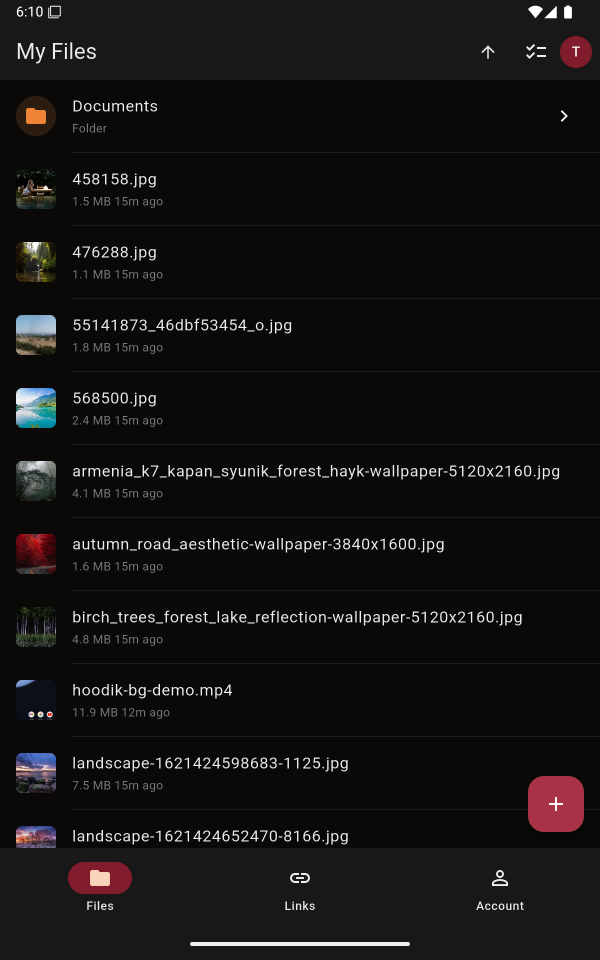
#> input picture release/screenshots/sources/android-tablet/01_files.png, 1200 x 1920 px, found by its file name (shown at 1/2 size)
$ python generate.py sources/android-tablet/01_files.png
#> lines starting #> are read from the running program, lines starting #| are printed output that depends on the picture; after the words box and inside, x2 and y2 are one past the last pixel; in counts of white or black regions, pixels touching at a corner belong together
#!/usr/bin/env python3
"""
Generate App Store / Play Store-ready screenshots with device frames.

iPhone:          Uses pre-made iPhone 15 Pro mockup frames (sources/iphone-framed/)
iPad:            Draws a clean iPad frame programmatically from raw screenshots
Android phone:   Draws a Pixel-style frame (canvas matches source dimensions)
Android tablet:  Draws a Pixel-style frame for 7" (1200x1920) and 10" (1600x2560)
Feature graphic: 1024x500 banner for Google Play

Output dimensions:
  - iPhone:          1284x2778 (6.5" display requirement)
  - iPad:            2048x2732 (13" display requirement)
  - macOS:           2880x1800
  - Android phone:   matches source (e.g. 1080x2400 for 9:20 screens)
  - Android 7" tab:  1200x1920
  - Android 10" tab: 1600x2560
  - Feature graphic:  1024x500

Usage:
    cd release/screenshots/
    python3 generate.py

    # Or from project root:
    python3 release/screenshots/generate.py

Prerequisites:
    pip3 install Pillow
"""

import os
import sys
from pathlib import Path
from PIL import Image, ImageDraw, ImageFont

# ---------------------------------------------------------------------------
# Paths — all relative to this script's location
# ---------------------------------------------------------------------------

SCRIPT_DIR = Path(__file__).resolve().parent
SOURCES_DIR = SCRIPT_DIR / "sources"
OUTPUT_DIR = SCRIPT_DIR / "output"
OUTPUT_DIR.mkdir(exist_ok=True)

# The app ships both appearances, so the sources do too. Captures live in
# sources/<device>/<theme>/ and the theme lands in the output name, which is
# what lets a store listing pick per slot instead of committing the whole set
# to one appearance. Without --theme the flat sources/<device>/ layout is read
# and the output keeps its original name, so an un-themed capture set still
# works exactly as it did.
THEMES = ("light", "dark")
THEME = None
for _arg in sys.argv[1:]:
    if _arg.startswith("--theme="):
        THEME = _arg.split("=", 1)[1]
    elif _arg in THEMES:
        THEME = _arg
if THEME is not None and THEME not in THEMES:
    sys.exit(f"unknown theme {THEME!r} — expected one of {', '.join(THEMES)}")


def src_dir(base: Path) -> Path:
    """Where a device's captures live for the theme being generated."""
    return base / THEME if THEME else base


def out_name_for(device: str, filename: str) -> str:
    """Output filename, carrying the theme when one was asked for."""
#> in generate_iphone, raw is the input picture: PIL image 1200x1920 RGBA; mean R, G, B, A 20.5, 18.6, 18.1, 255
    return f"{device}_{THEME}_{filename}" if THEME else f"{device}_{filename}"

IPHONE_RAW_DIR = SOURCES_DIR / "iphone"
IPHONE_FRAMED_DIR = SOURCES_DIR / "iphone-framed"
IPAD_RAW_DIR = SOURCES_DIR / "ipad"
ANDROID_RAW_DIR = SOURCES_DIR / "android"
ANDROID_TABLET_DIR = SOURCES_DIR / "android-tablet"
MACOS_RAW_DIR = SOURCES_DIR / "macos"

# ---------------------------------------------------------------------------
# Hoodik brand colors
# ---------------------------------------------------------------------------

BG_TOP = (30, 24, 22)
BG_BOTTOM = (18, 14, 13)
TEXT_WHITE = (240, 235, 230)
TEXT_DIM = (160, 148, 140)

# ---------------------------------------------------------------------------
# Screenshot definitions
#
# To update: replace source PNGs in sources/, keep the same filenames,
# and re-run this script.
# ---------------------------------------------------------------------------

IPHONE_SCREENSHOTS = [
    {
        "file": "01_files.png",
        "headline": "Your Files, Fully Encrypted",
        "subtitle": "Browse folders and thumbnails with\nend-to-end encryption on every file.",
    },
    {
        "file": "02_transfers.png",
        "headline": "Lightning-Fast Transfers",
        "subtitle": "Upload and download large files with\nreal-time speed and progress tracking.",
    },
    {
        "file": "03_preview.png",
        "headline": "Preview Without Compromise",
        "subtitle": "View images, videos, and documents\ndecrypted locally on your device.",
    },
    {
        "file": "04_actions.png",
        "headline": "Everything at Your Fingertips",
        "subtitle": "Preview, export, rename, share, and manage\nfiles with a single tap.",
    },
    {
        "file": "05_details.png",
        "headline": "Encryption You Can Verify",
        "subtitle": "See the cipher, hashes, and metadata\nfor every encrypted file.",
    },
    {
        "file": "06_sharing.png",
        "headline": "Share Securely with Anyone",
        "subtitle": "Create encrypted public links\nthat protect your file keys.",
    },
    {
        "file": "07_pin.png",
        "headline": "Protected by PIN & Biometrics",
        "subtitle": "Lock your vault with a PIN, Face ID,\nor fingerprint for quick secure access.",
    },
    {
        "file": "08_server.png",
        "headline": "Self-Hosted & Multi-Server",
        "subtitle": "Connect to your own Hoodik servers.\nYour data never touches third parties.",
    },
]

IPAD_SCREENSHOTS = [
    {
        "file": "01_files.png",
        "headline": "Your Files, Fully Encrypted",
        "subtitle": "Browse folders and thumbnails with\nend-to-end encryption on every file.",
    },
    {
        "file": "02_transfers.png",
        "headline": "Lightning-Fast Transfers",
        "subtitle": "Upload and download large files with\nreal-time speed and progress tracking.",
    },
    {
        "file": "03_preview.png",
        "headline": "Preview Without Compromise",
        "subtitle": "View images, videos, and documents\ndecrypted locally on your device.",
    },
    {
        "file": "04_actions.png",
        "headline": "Everything at Your Fingertips",
        "subtitle": "Preview, export, rename, share, and manage\nfiles with a single tap.",
    },
    {
        "file": "05_details.png",
        "headline": "Encryption You Can Verify",
        "subtitle": "See the cipher, hashes, and metadata\nfor every encrypted file.",
    },
    {
        "file": "06_sharing.png",
        "headline": "Share Securely with Anyone",
        "subtitle": "Create encrypted public links\nthat protect your file keys.",
    },
    {
        "file": "07_pin.png",
        "headline": "Protected by PIN & Biometrics",
        "subtitle": "Lock your vault with a PIN, Face ID,\nor fingerprint for quick secure access.",
    },
    {
        "file": "08_server.png",
        "headline": "Self-Hosted & Multi-Server",
        "subtitle": "Connect to your own Hoodik servers.\nYour data never touches third parties.",
    },
]

ANDROID_SCREENSHOTS = [
    {
        "file": "01_files.png",
        "headline": "Your Files, Fully Encrypted",
        "subtitle": "Browse folders and thumbnails with\nend-to-end encryption on every file.",
    },
    {
        "file": "02_transfers.png",
        "headline": "Lightning-Fast Transfers",
        "subtitle": "Upload and download large files with\nreal-time speed and progress tracking.",
    },
    {
        "file": "03_preview.png",
        "headline": "Preview Without Compromise",
        "subtitle": "View images, videos, and documents\ndecrypted locally on your device.",
    },
    {
        "file": "04_actions.png",
        "headline": "Everything at Your Fingertips",
        "subtitle": "Preview, export, rename, share, and manage\nfiles with a single tap.",
    },
    {
        "file": "05_details.png",
        "headline": "Encryption You Can Verify",
        "subtitle": "See the cipher, hashes, and metadata\nfor every encrypted file.",
    },
    {
        "file": "06_sharing.png",
        "headline": "Share Securely with Anyone",
        "subtitle": "Create encrypted public links\nthat protect your file keys.",
    },
    {
        "file": "07_pin.png",
        "headline": "Protected by PIN & Biometrics",
        "subtitle": "Lock your vault with a PIN, Face ID,\nor fingerprint for quick secure access.",
    },
    {
        "file": "08_server.png",
        "headline": "Self-Hosted & Multi-Server",
        "subtitle": "Connect to your own Hoodik servers.\nYour data never touches third parties.",
    },
]

ANDROID_TABLET_SCREENSHOTS = [
    {
        "file": "01_files.png",
        "headline": "Your Files, Fully Encrypted",
        "subtitle": "Browse folders and thumbnails with\nend-to-end encryption on every file.",
    },
    {
        "file": "02_transfers.png",
        "headline": "Lightning-Fast Transfers",
        "subtitle": "Upload and download large files with\nreal-time speed and progress tracking.",
    },
    {
        "file": "03_preview.png",
        "headline": "Preview Without Compromise",
        "subtitle": "View images, videos, and documents\ndecrypted locally on your device.",
    },
    {
        "file": "04_actions.png",
        "headline": "Everything at Your Fingertips",
        "subtitle": "Preview, export, rename, share, and manage\nfiles with a single tap.",
    },
    {
        "file": "05_details.png",
        "headline": "Encryption You Can Verify",
        "subtitle": "See the cipher, hashes, and metadata\nfor every encrypted file.",
    },
    {
        "file": "06_sharing.png",
        "headline": "Share Securely with Anyone",
        "subtitle": "Create encrypted public links\nthat protect your file keys.",
    },
    {
        "file": "07_pin.png",
        "headline": "Protected by PIN & Biometrics",
        "subtitle": "Lock your vault with a PIN, Face ID,\nor fingerprint for quick secure access.",
    },
    {
        "file": "08_server.png",
        "headline": "Self-Hosted & Multi-Server",
        "subtitle": "Connect to your own Hoodik servers.\nYour data never touches third parties.",
    },
]

MACOS_SCREENSHOTS = [
    {
        "file": "01_files.png",
        "headline": "Your Files, Fully Encrypted",
        "subtitle": "Browse folders and thumbnails with\nend-to-end encryption on every file.",
    },
    {
        "file": "02_transfers.png",
        "headline": "Lightning-Fast Transfers",
        "subtitle": "Upload and download large files with\nreal-time speed and progress tracking.",
    },
    {
        "file": "03_preview.png",
        "headline": "Preview Without Compromise",
        "subtitle": "View images, videos, and documents\ndecrypted locally on your device.",
    },
    {
        "file": "04_actions.png",
        "headline": "Everything at Your Fingertips",
        "subtitle": "Preview, export, rename, share, and manage\nfiles with a single tap.",
    },
    {
        "file": "05_details.png",
        "headline": "Encryption You Can Verify",
        "subtitle": "See the cipher, hashes, and metadata\nfor every encrypted file.",
    },
    {
        "file": "06_sharing.png",
        "headline": "Share Securely with Anyone",
        "subtitle": "Create encrypted public links\nthat protect your file keys.",
    },
    {
        "file": "07_pin.png",
        "headline": "Protected by PIN & Biometrics",
        "subtitle": "Lock your vault with a PIN, Touch ID,\nor password for quick secure access.",
    },
    {
        "file": "08_server.png",
        "headline": "Self-Hosted & Multi-Server",
        "subtitle": "Connect to your own Hoodik servers.\nYour data never touches third parties.",
    },
]

# ---------------------------------------------------------------------------
# Helpers
# ---------------------------------------------------------------------------

def make_gradient(w: int, h: int, top: tuple, bottom: tuple) -> Image.Image:
    """Create a vertical linear gradient."""
    img = Image.new("RGB", (w, h))
    pixels = img.load()
    for y in range(h):
        t = y / max(h - 1, 1)
        r = int(top[0] + (bottom[0] - top[0]) * t)
        g = int(top[1] + (bottom[1] - top[1]) * t)
        b = int(top[2] + (bottom[2] - top[2]) * t)
        for x in range(w):
            pixels[x, y] = (r, g, b)
    return img


def load_font(size: int, bold: bool = False) -> ImageFont.FreeTypeFont:
    """Try to load SF Pro or Helvetica Neue, fall back to default."""
    candidates = [
        "/System/Library/Fonts/SFPro.ttf",
        "/System/Library/Fonts/SFNS.ttf",
        "/System/Library/Fonts/HelveticaNeue.ttc",
        "/System/Library/Fonts/Helvetica.ttc",
    ]
    for path in candidates:
        if os.path.exists(path):
            try:
                return ImageFont.truetype(path, size)
            except Exception:
                continue
    return ImageFont.load_default(size=size)


def draw_text_block(draw, canvas_w, y_start, headline, subtitle,
                    font_h, font_s):
    """Draw centered headline + subtitle. Returns y after last line."""
    bbox = draw.textbbox((0, 0), headline, font=font_h)
    hw = bbox[2] - bbox[0]
    hh = bbox[3] - bbox[1]
    draw.text(((canvas_w - hw) // 2, y_start), headline,
              fill=TEXT_WHITE, font=font_h)

    sy = y_start + hh + 24
    for line in subtitle.split("\n"):
        bbox_s = draw.textbbox((0, 0), line, font=font_s)
        sw = bbox_s[2] - bbox_s[0]
        sh = bbox_s[3] - bbox_s[1]
        draw.text(((canvas_w - sw) // 2, sy), line,
                  fill=TEXT_DIM, font=font_s)
        sy += sh + 8

    return sy


def make_ipad_frame(screenshot: Image.Image) -> Image.Image:
    """Draw a minimal iPad frame (space grey, thin bezels) around a screenshot."""
    scr_w, scr_h = screenshot.size

    bezel = int(scr_w * 0.028)
    outer_radius = int(scr_w * 0.045)
    inner_radius = int(scr_w * 0.025)

    frame_w = scr_w + bezel * 2
    frame_h = scr_h + bezel * 2

    body_color = (58, 58, 60)
    edge_color = (75, 75, 77)
    inner_shadow = (30, 30, 32)

    frame = Image.new("RGBA", (frame_w, frame_h), (0, 0, 0, 0))
    d = ImageDraw.Draw(frame)

    # Outer body
    d.rounded_rectangle(
        [(0, 0), (frame_w - 1, frame_h - 1)],
        radius=outer_radius, fill=body_color, outline=edge_color, width=2,
    )

    # Inner shadow
    d.rounded_rectangle(
        [(bezel - 2, bezel - 2),
         (bezel + scr_w + 1, bezel + scr_h + 1)],
        radius=inner_radius + 2, fill=inner_shadow,
    )

    # Screen with rounded corners
    mask = Image.new("L", (scr_w, scr_h), 0)
    ImageDraw.Draw(mask).rounded_rectangle(
        [(0, 0), (scr_w - 1, scr_h - 1)], radius=inner_radius, fill=255,
    )
    screenshot = screenshot.convert("RGBA")
    screenshot.putalpha(mask)
    frame.paste(screenshot, (bezel, bezel), screenshot)

    # Camera dot
    cam_x, cam_y, cam_r = frame_w // 2, bezel // 2, max(4, bezel // 5)
    d.ellipse(
        [(cam_x - cam_r, cam_y - cam_r), (cam_x + cam_r, cam_y + cam_r)],
        fill=(40, 40, 42), outline=(70, 70, 72),
    )

    return frame


def make_iphone_frame(screenshot: Image.Image) -> Image.Image:
    """Draw a minimal iPhone-style frame around a screenshot."""
    scr_w, scr_h = screenshot.size

    bezel = int(scr_w * 0.025)
    outer_radius = int(scr_w * 0.065)
    inner_radius = int(scr_w * 0.050)

    frame_w = scr_w + bezel * 2
    frame_h = scr_h + bezel * 2

    body_color = (28, 28, 30)
    edge_color = (58, 58, 60)
    inner_shadow = (20, 20, 22)

    frame = Image.new("RGBA", (frame_w, frame_h), (0, 0, 0, 0))
#> frame: PIL image 1260x1980 RGBA; every value is 0
    d = ImageDraw.Draw(frame)

    # Outer body
    d.rounded_rectangle(
        [(0, 0), (frame_w - 1, frame_h - 1)],
        radius=outer_radius, fill=body_color, outline=edge_color, width=2,
    )

    # Inner shadow
    d.rounded_rectangle(
        [(bezel - 2, bezel - 2),
         (bezel + scr_w + 1, bezel + scr_h + 1)],
        radius=inner_radius + 2, fill=inner_shadow,
    )

    # Screen with rounded corners
    mask = Image.new("L", (scr_w, scr_h), 0)
#> mask: PIL image 1200x1920 L; every value is 0
    ImageDraw.Draw(mask).rounded_rectangle(
        [(0, 0), (scr_w - 1, scr_h - 1)], radius=inner_radius, fill=255,
    )
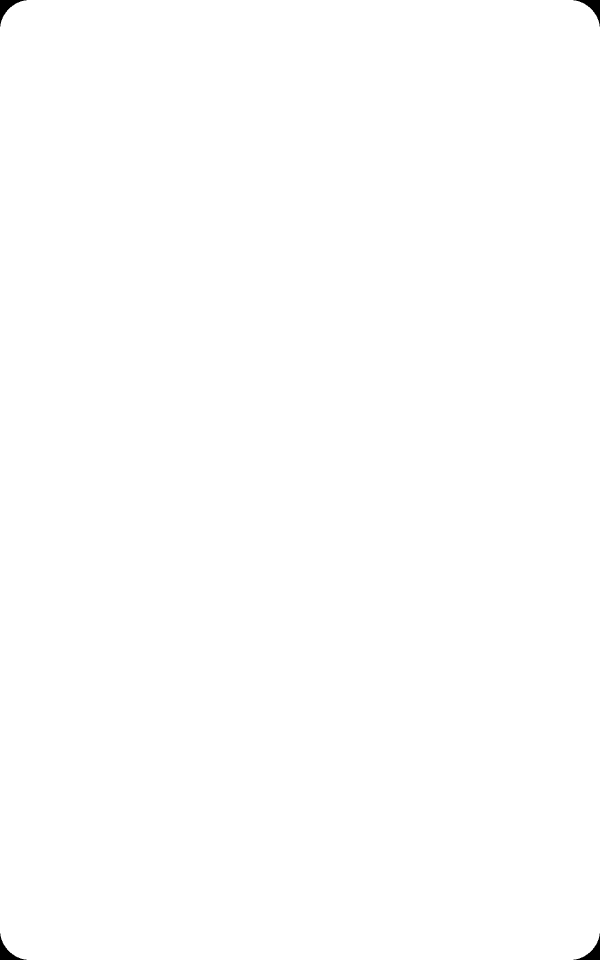
#> mask: PIL image 1200x1920 L (shown at 1/2 size); 99.9% white; 4 black regions, box (x1, y1, x2, y2) and area: (0, 0, 53, 53) 786, (1147, 0, 1200, 53) 786, (0, 1867, 53, 1920) 786, (1147, 1867, 1200, 1920) 786
    screenshot = screenshot.convert("RGBA")
    screenshot.putalpha(mask)
    frame.paste(screenshot, (bezel, bezel), screenshot)
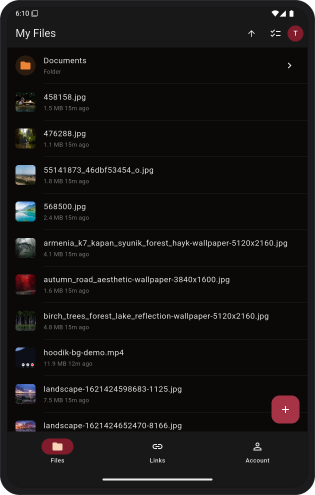
#> frame: PIL image 1260x1980 RGBA (shown at 1/4 size); mean R, G, B, A 21.1, 19.4, 19, 254.5; transparent parts drawn white

    # Dynamic Island (pill shape at top center)
    pill_w = int(scr_w * 0.25)
    pill_h = int(scr_w * 0.028)
    pill_x = (frame_w - pill_w) // 2
    pill_y = bezel + int(scr_h * 0.012)
    pill_r = pill_h // 2
    d.rounded_rectangle(
        [(pill_x, pill_y), (pill_x + pill_w, pill_y + pill_h)],
        radius=pill_r, fill=(15, 15, 17),
    )

    return frame


# [50 lines left out: function make_android_frame, not called in this run]


# ---------------------------------------------------------------------------
# Generators
# ---------------------------------------------------------------------------

def generate_iphone(config: dict):
    """Generate iPhone screenshot with programmatic device frame.

    Output: 1284x2778 (App Store 6.5" display requirement).
    """
    src_path = src_dir(IPHONE_RAW_DIR) / config["file"]
    out_name = out_name_for("iphone", config["file"])

    print(f"  {out_name} ...")

    raw = Image.open(src_path).convert("RGBA")
    framed = make_iphone_frame(raw)

    # App Store required dimensions for iPhone 6.5" display
    canvas_w, canvas_h = 1284, 2778

    canvas = make_gradient(canvas_w, canvas_h, BG_TOP, BG_BOTTOM).convert("RGBA")
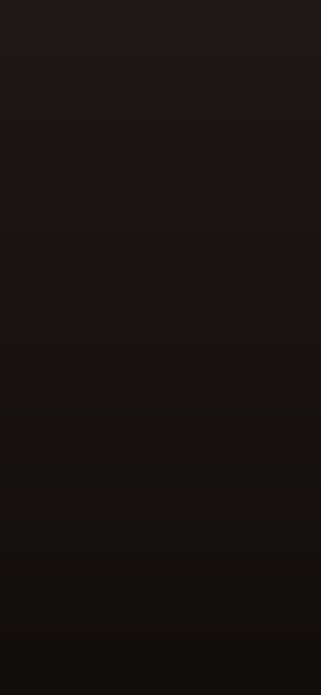
#> canvas: PIL image 1284x2778 RGBA (shown at 1/4 size); mean R, G, B, A 23.5, 18.5, 17, 255
    draw = ImageDraw.Draw(canvas)

    # Scale fonts relative to canvas width
    font_scale = canvas_w / 1290
    text_bottom = draw_text_block(
        draw, canvas_w, int(100 * font_scale),
        config["headline"], config["subtitle"],
        load_font(int(72 * font_scale), bold=True),
        load_font(int(42 * font_scale)),
    )
#> text_bottom = 279

    # Scale framed device to fit below text
    shot_top = text_bottom + int(40 * font_scale)
#> shot_top = 318
    available_h = canvas_h - shot_top - int(20 * font_scale)
#> available_h = 2441
    max_w = canvas_w - int(80 * font_scale)

    scale = min(max_w / framed.width, available_h / framed.height)
#> scale = 0.956
    new_w, new_h = int(framed.width * scale), int(framed.height * scale)
#> new_w = 1205; new_h = 1893
    resized = framed.resize((new_w, new_h), Image.LANCZOS)

    canvas.paste(resized, ((canvas_w - new_w) // 2, shot_top), resized)
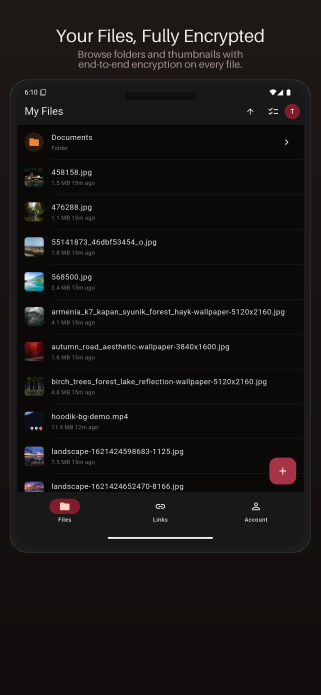
#> canvas: PIL image 1284x2778 RGBA (shown at 1/4 size); mean R, G, B, A 22.7, 19.9, 19.1, 255; transparent parts drawn white

    canvas.convert("RGB").save(OUTPUT_DIR / out_name, "PNG", optimize=True)
    print(f"    -> output/{out_name}")


def generate_ipad(config: dict):
    """Generate iPad screenshot with programmatic device frame.

    Output: 2048x2732 (App Store 13" display requirement).
    """
    src_path = src_dir(IPAD_RAW_DIR) / config["file"]
    out_name = out_name_for("ipad", config["file"])

    print(f"  {out_name} ...")

    raw = Image.open(src_path).convert("RGBA")
    framed = make_ipad_frame(raw)
#> in make_ipad_frame, `ImageDraw.Draw(mask).rounded_rectangle( [(0, 0), (scr_w - 1, scr_h - 1..`:
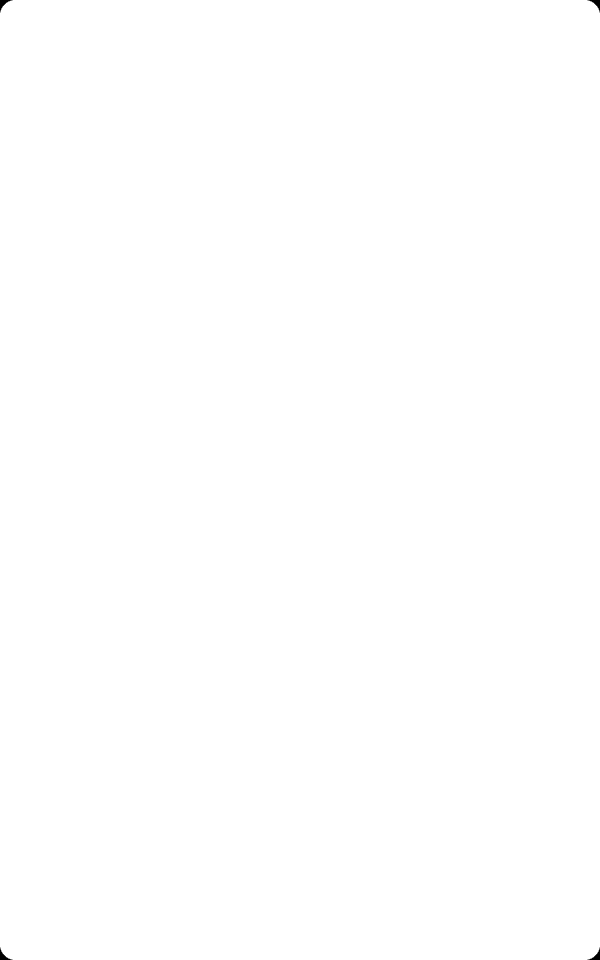
#> mask: PIL image 1200x1920 L (shown at 1/2 size); 100% white; 4 black regions, box (x1, y1, x2, y2) and area: (0, 0, 25, 25) 203, (1175, 0, 1200, 25) 203, (0, 1895, 25, 1920) 203, (1175, 1895, 1200, 1920) 203
#> (the rest of the program and of its run is left out)
